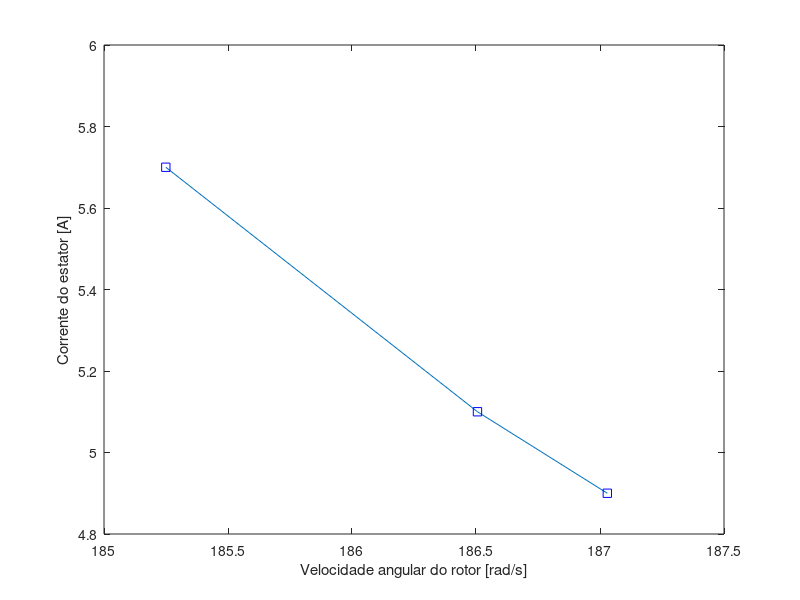
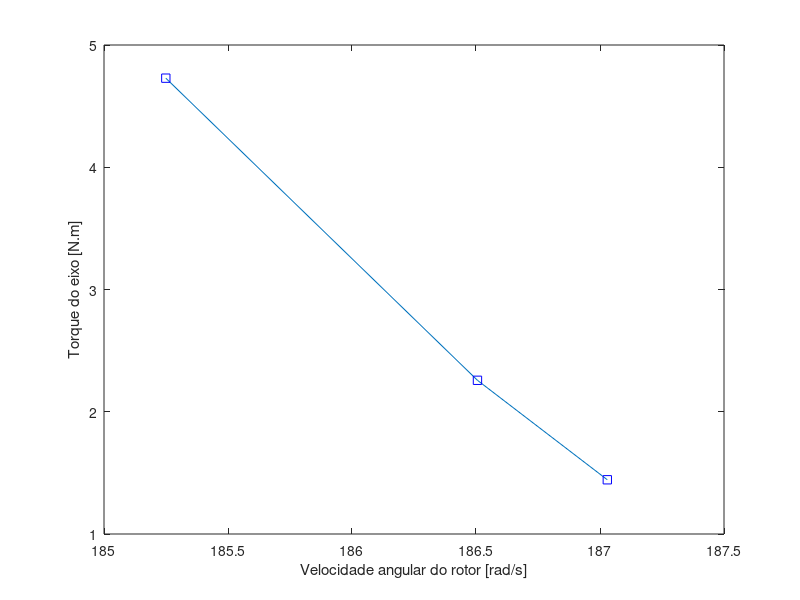
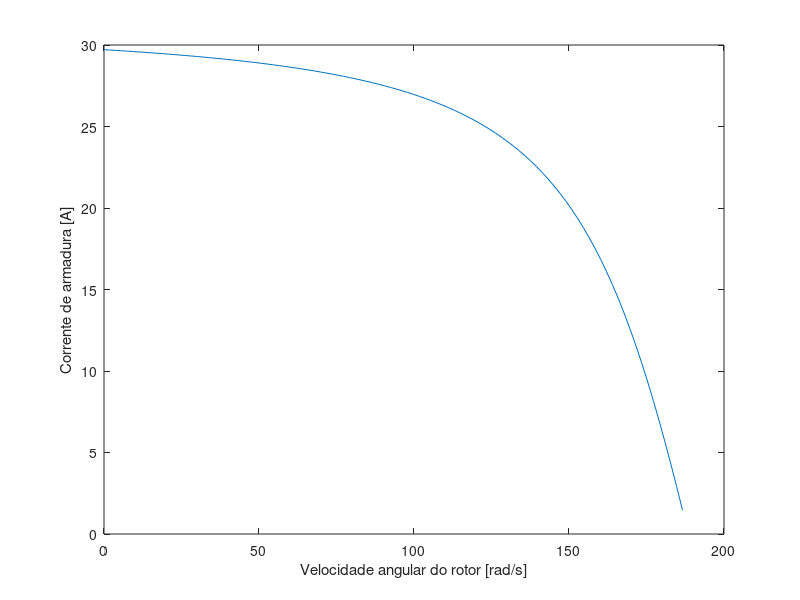
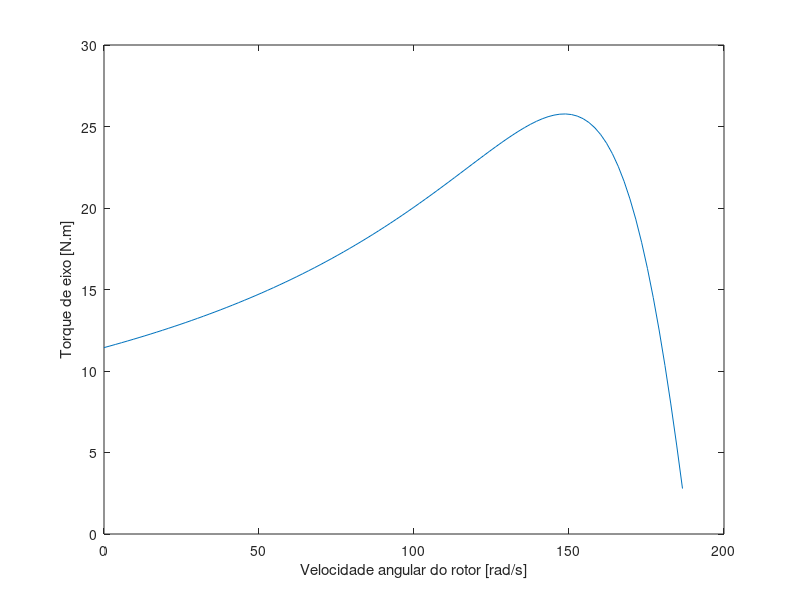

The MATLAB script that drew these images, in order:
clear all
clc
close all
%Plot da curva de corrente no estator versus velocidade do rotor
I = [4.9 5.1 5.7];
n = [1786 1781 1769];
w = (n*pi)/30;

figure(1)
grid on;
plot(w,I,w,I,'sb')
xlabel('Velocidade angular do rotor [rad/s]');
ylabel('Corrente do estator [A]');

%Plot da curva do torque de eixo versus velocidade do rotor
P = [600 751 1206];
P_eixo = P - 330;
T_mec = P./w;
T_eixo = P_eixo./w;
figure(2)
grid on;
plot(w,T_eixo,w,T_eixo,'sb')
xlabel('Velocidade angular do rotor [rad/s]');
ylabel('Torque do eixo [N.m]');

%Determinação dos parâmetros com base nos ensaios
%Dados a vazio
Vfnl = 224.6/sqrt(3);
Inl = 4.7;
Pnl = 330;
%Dados com rotor bloqueado
Vfbl = 65.6/sqrt(3);
Ibl = 9;
%Pbl = 662;
Pbl = 380;

X1 = (sqrt((Vfbl/Ibl)^2 - (Pbl/(3*Ibl^2))^2))/2;
X2_linha = X1;
Xm = sqrt((Vfnl/Inl)^2 - (Pnl/(3*Inl^2))^2) - X1;
R1 = 0.75; %medido
R2_linha = Pbl/(3*Ibl^2) - R1;

%Determinação dos equivalentes de Thevenin
V1 = 225/sqrt(3);
Vth = Xm/(sqrt(R1^2+(X1+Xm)^2)) * V1;
Rth = (Xm^2)*R1/(R1^2+ (Xm + X1)^2);
Xth = Xm*(Xm*X1+X1^2+R1^2)/(R1^2+(Xm+X1)^2);
Zth = (i*Xm*(R1+i*X1))/(i*Xm + R1+i*X1);


%Curva de corrente de armadura versus velocidade de rotação
ws = 1800*pi/30;
s = 1:-0.01:0.01;
w_eixo = ws-s*ws;
for k = 1:100
  %Z = sqrt((Rth+R2_linha/s(k))^2 + (Xth + X2_linha)^2);
  Z = abs(Zth + R2_linha/s(k) + i*X2_linha);
  Ia(k) = Vth/Z;
end
figure(3)
grid on;
plot(w_eixo,Ia)
xlabel('Velocidade angular do rotor [rad/s]');
ylabel('Corrente de armadura [A]');

%Curva teórica de conjugado versus velocidade de rotação
for k = 1:100
  T(k) = (3/((1800*pi/30)*s(k)))*(R2_linha*Vth^2)/((Rth + R2_linha/s(k))^2 + (Xth+X2_linha)^2);
end
figure(4)
grid on;
plot(w_eixo,T);
xlabel('Velocidade angular do rotor [rad/s]')
ylabel('Torque de eixo [N.m]')

%Plot da curva de I(w) obtida e teórica
figure(5)
grid on;
plot(w_eixo,Ia)
hold on
plot(w,I)
legend('Curva teórica','Curva Experimental');
xlabel('Velocidade angular do rotor [rad/s]');
ylabel('Corrente de armadura [A]');

figure(6)
grid on;
plot(w_eixo,T)
hold on
plot(w,T_mec)
legend('Curva teórica','Curva Experimental')
xlabel('Velocidade angular do rotor [rad/s]')
ylabel('Torque de eixo [N.m]')
